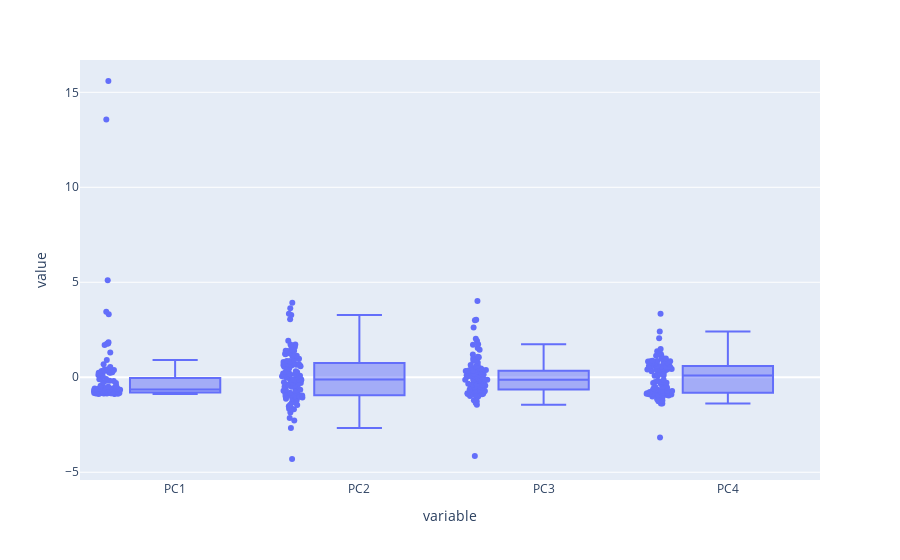

This figure's notebook cell:
### Code cell
# Créer une figure avec des boxplots pour chaque composante principale
fig = px.box(df_pca, y=['PC1', 'PC2', 'PC3', 'PC4'], points="all")

# Afficher la figure
fig.show()

### Figure 1 — Plotly figure (JSON) as saved in the notebook; plotly's stock layout.template omitted (floating-point values rounded to 4 significant figures; data arrays with more than 128 entries replaced by an {"elided": "..."} marker saying what was removed)
{"data": [{"alignmentgroup": "True", "boxpoints": "all", "hovertemplate": "variable=%{x}<br>value=%{y}<extra></extra>", "legendgroup": "", "marker": {"color": "#636efa"}, "name": "", "notched": false, "offsetgroup": "", "orientation": "v", "showlegend": false, "type": "box", "x": {"elided": "436 str values"}, "x0": " ", "xaxis": "x", "y": {"elided": "436 float values"}, "y0": " ", "yaxis": "y"}], "layout": {"boxmode": "group", "legend": {"tracegroupgap": 0}, "margin": {"t": 60}, "xaxis": {"anchor": "y", "domain": [0, 1], "title": {"text": "variable"}}, "yaxis": {"anchor": "x", "domain": [0, 1], "title": {"text": "value"}}}}
